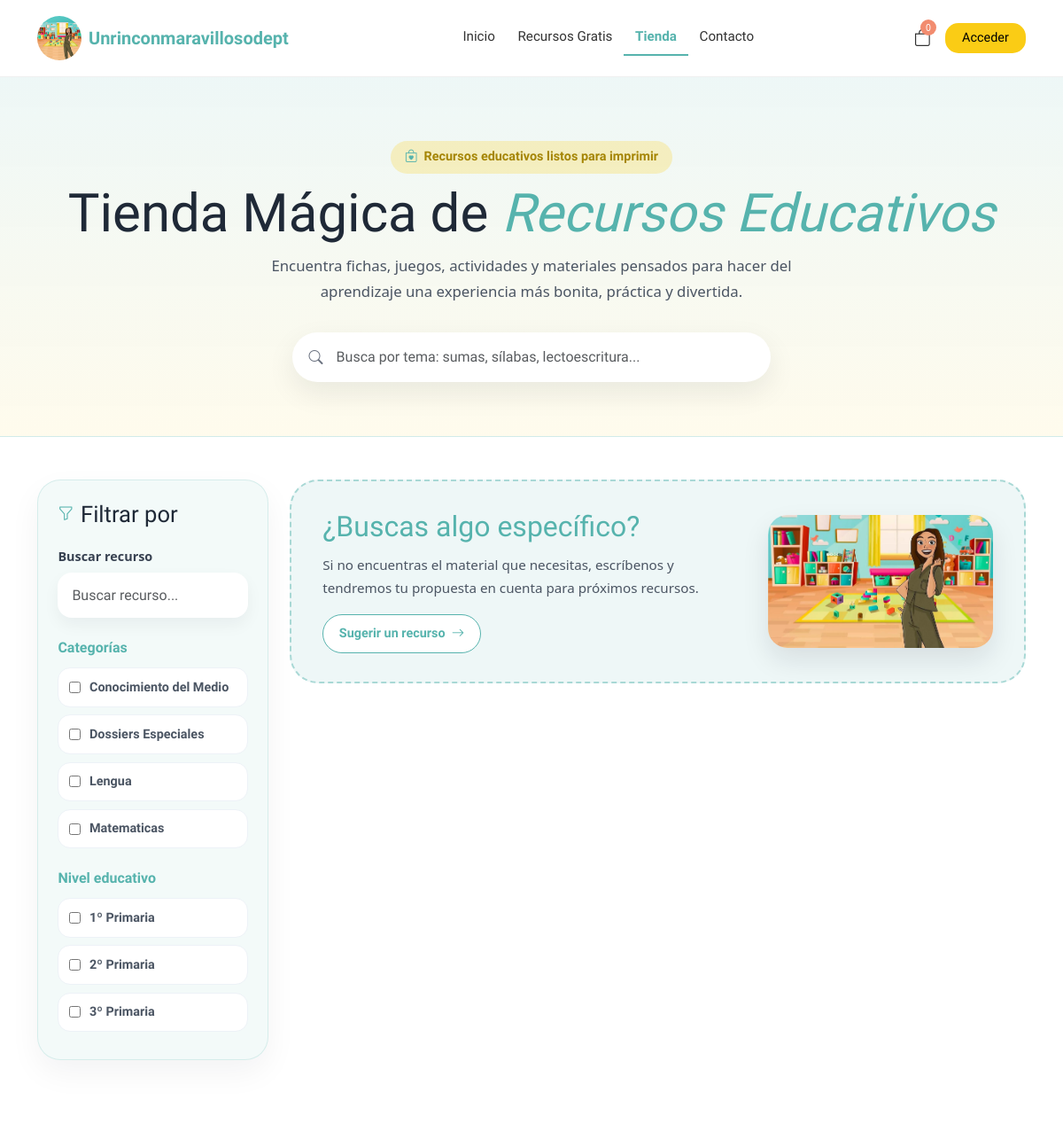
The page /public/tienda.php on the database its author committed.
### tables this page shows
CREATE TABLE `categorias` (
  `id` int(11) NOT NULL,
  `nombre` varchar(100) NOT NULL
);

CREATE TABLE `niveles` (
  `id` int(11) NOT NULL,
  `nombre` varchar(50) NOT NULL
);

### app/controladores/ProductoController.php (called while the page is built, shortened)
<?php
require_once __DIR__ . '/../modelos/Producto.php';
class ProductoController{
private $productModel;
public function __construct(){
    $this->productModel = new Producto();
}
    public function tienda() {
        $niveles = $this->productModel->obtenerNiveles();
        $categorias = $this->productModel->obtenerCategorias();
        require_once __DIR__ . '/../vistas/tienda_view.php';
    }
}

### public/tienda.php (called while the page is built, shortened)
<?php
require_once __DIR__ . "/../app/controladores/ProductoController.php";
$tienda = new ProductoController();
$tienda->tienda();

### config/conexion.php (called while the page is built, shortened)
<?php
function conectarBD(){
  try{
 $dns="mysql:host=".HOST.";dbname=".DB."; charset=utf8mb4;";
    $conexion= NEW PDO($dns,USER,PASS, [
        PDO::ATTR_ERRMODE => PDO::ERRMODE_EXCEPTION,
        PDO::ATTR_DEFAULT_FETCH_MODE=>PDO::FETCH_ASSOC
    ]);
    return $conexion;
    }catch (PDOException $e){
        die("Error de conexión: ".$e->getMessage());
    }
}
?>

### app/modelos/Producto.php (called while the page is built, shortened)
<?php
require_once __DIR__ . '/../../config/conexion.php';
class Producto
{
    private $conexion;
    public function __construct()
    {
        $this->conexion = conectarBD();
    }
    public function obtenercategorias()
    {
        $sql = "SELECT * FROM categorias";
        $stmt = $this->conexion->prepare($sql);
        $stmt->execute();
        return $stmt->fetchAll();
    }
    public function obtenerNiveles()
    {
        $sql = "SELECT * FROM niveles";
        return $this->conexion->query($sql)->fetchAll();
    }
}

### app/vistas/tienda_view.php (the view, shortened to what this page needs)
<?php
require_once __DIR__ . '/../../templates/header.php';
?>
<main class="tienda-page">
    <section class="tienda-hero">
        <div class="container text-center">
            <span class="tienda-pill">
                <i class="bi bi-bag-heart"></i>
                Recursos educativos listos para imprimir
            </span>
            <h1>
                Tienda Mágica de <span>Recursos Educativos</span>
            </h1>
            <p>
                Encuentra fichas, juegos, actividades y materiales pensados para hacer
                del aprendizaje una experiencia más bonita, práctica y divertida.
            </p>
            <div class="tienda-search mx-auto">
                <i class="bi bi-search"></i>
                <input
                    type="text"
                    id="busquedaHero"
                    class="form-control"
                    placeholder="Busca por tema: sumas, sílabas, lectoescritura...">
            </div>
        </div>
    </section>
    <section class="tienda-content">
        <div class="container">
            <div class="row g-4 align-items-start">
                <div class="col-12 col-lg-3">
                    <aside class="tienda-filter-card">
                        <h5>
                            <i class="bi bi-funnel"></i>
                            Filtrar por
                        </h5>
                        <div class="mb-4">
                            <label class="form-label">Buscar recurso</label>
                            <input
                                type="text"
                                id="busqueda"
                                class="form-control"
                                placeholder="Buscar recurso...">
                        </div>
                        <div class="filter-group">
                            <h6>Categorías</h6>
                            <?php foreach ($categorias as $cat) { ?>
                                <label class="filter-check">
                                    <input
                                        type="checkbox"
                                        class="filtro-categoria"
                                        value="<?= $cat['id'] ?>">
                                    <span><?= htmlspecialchars($cat['nombre']) ?></span>
                                </label>
                            <?php } ?>
                        </div>
                        <div class="filter-group mt-4">
                            <h6>Nivel educativo</h6>
                            <?php foreach ($niveles as $nivel) { ?>
                                <label class="filter-check">
                                    <input
                                        type="checkbox"
                                        class="filtro-nivel"
                                        value="<?= $nivel['id'] ?>">
                                    <span><?= htmlspecialchars($nivel['nombre']) ?></span>
                                </label>
                            <?php } ?>
                        </div>
                    </aside>
                </div>
                <div class="col-12 col-lg-9">
                    <section class="tienda-sugerencia-widget">
                        <div class="tienda-sugerencia-content">
                            <div class="tienda-sugerencia-text">
                                <h3>
                                    ¿Buscas algo específico?
                                </h3>
                                <p>
                                    Si no encuentras el material que necesitas, escríbenos y tendremos
                                    tu propuesta en cuenta para próximos recursos.
                                </p>
                                <a
                                    href="/UNRINCONDEPT/public/contacto.php"
                                    class="btn tienda-sugerencia-btn">
                                    Sugerir un recurso
                                    <i class="bi bi-arrow-right"></i>
                                </a>
                            </div>
                            <div class="tienda-sugerencia-img d-none d-md-block">
                                <img
                                    src="/UNRINCONDEPT/static/images/logo/logo.jpeg"
                                    alt="Sugerir un recurso">
                            </div>
                        </div>
                    </section>
                </div>
            </div>
        </div>
    </section>
</main>
<?php require_once __DIR__ . '/../../templates/footer.php'; ?>

### templates/header.php (shortened to what this page needs)
<?php
$usuarioLogueado = isset($_SESSION['usuario_id']);
$nombreUsuario = $_SESSION['nombre_usuario'] ?? 'Mi cuenta';
$rolUsuario = $_SESSION['rol'] ?? null;
$urlPanelUsuario = ($rolUsuario == 1 || $rolUsuario == 2)
    ? '/UNRINCONDEPT/public/admin.php'
    : '/UNRINCONDEPT/public/perfil.php';
$contadorCarrito = array_sum($_SESSION['carrito']);
?>
<!DOCTYPE html>
<html lang="en">
<head>
  <link rel="stylesheet" href="../static/bootstrap-5.3.8-dist/css/bootstrap.min.css">
  <link rel="stylesheet" href="../static/css/style.css">
  <link rel="stylesheet" href="https://cdn.jsdelivr.net/npm/bootstrap-icons@1.13.1/font/bootstrap-icons.min.css">
</head>
<body>
 <header>
  <nav class="navbar navbar-expand-lg" id="navbar-principal">
    <div class="container">
      <a class="navbar-brand  d-flex align-items-center gap-2" href="index.php">
        <img src="../static/images/logo/logo.jpeg" class="mi-logo">
        <span class="mi-logo-texto">Unrinconmaravillosodept</span>
      </a>
      <div class="collapse navbar-collapse " id="navbarNav">
        <ul class="navbar-nav me-auto mx-auto">
          <li class="nav-item">
            <a class="nav-link <?= basename($_SERVER['PHP_SELF']) == 'index.php' ? 'activo' : '' ?>"
            href="index.php">Inicio</a>
          </li>
          <li class="nav-item">
            <a class="nav-link <?= basename($_SERVER['PHP_SELF']) == 'recursos_gratuitos.php' ? 'activo' : '' ?>" href="recursos_gratuitos.php">Recursos Gratis</a>
          </li>
          <li  class="nav-item">
            <a class="nav-link <?= basename($_SERVER['PHP_SELF']) == 'tienda.php' ? 'activo' : '' ?>"
              href="tienda.php" >Tienda</a>
              </li>
          <li class="nav-item">
            <a class="nav-link <?= basename($_SERVER['PHP_SELF']) == 'contacto.php' ? 'activo' : '' ?>"
               href="contacto.php">Contacto</a>
          </li>
</ul>
      </div>
      <div class="d-none d-lg-flex align-items-center gap-3">
<a href="/UNRINCONDEPT/public/carrito.php" class="mi-icono position-relative">
    <i class="bi bi-bag"></i>
    <span id="cart-count" class="mi-badge">
        <?= $contadorCarrito ?>
    </span>
</a>
<?php
if ($usuarioLogueado): ?>
    <a href="<?= $urlPanelUsuario ?>" class="usuario-navbar">
        <i class="bi bi-person-circle"></i>
        <span><?= htmlspecialchars($nombreUsuario) ?></span>
    </a>
<?php else: ?>
    <a href="/UNRINCONDEPT/public/login.php" class="mi-btn-acceder">
        Acceder
    </a>
<?php endif; ?>
      </div>
    </div>
  </nav>
</header>

### templates/footer.php (shortened to what this page needs)
</body>
</html>

### rows shown on the page
categorias: nombre "Conocimiento del Medio"
categorias: nombre "Dossiers Especiales"
categorias: nombre "Lengua"
categorias: nombre "Matematicas"
niveles: nombre "1º Primaria"
niveles: nombre "2º Primaria"
niveles: nombre "3º Primaria"

### other values the page prints
$contadorCarrito "0"
